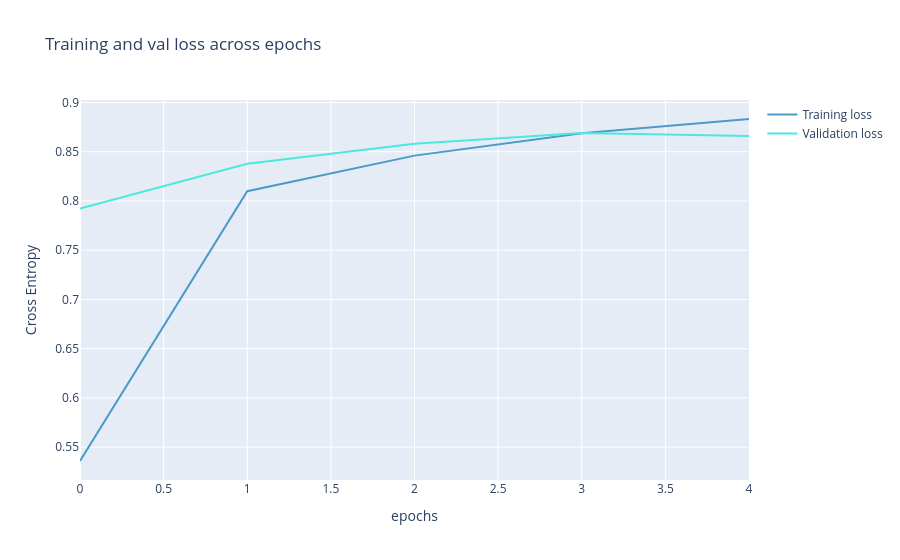

The notebook cell saved with this chart:
### Markdown cell above
6. Visualize your `accuracy` on your `train` and on your `test` thanks to the attribute `history` of your model

### Code cell
from plotly import graph_objects as go
color_chart = ["#4B9AC7", "#4BE8E0", "#9DD4F3", "#97FBF6", "#2A7FAF", "#23B1AB", "#0E3449", "#015955"]

fig = go.Figure(data=[
                      go.Scatter(
                          y=history["accuracy"],
                          name="Training loss",
                          mode="lines",
                          marker=dict(
                              color=color_chart[0]
                          )),
                      go.Scatter(
                          y=history["val_accuracy"],
                          name="Validation loss",
                          mode="lines",
                          marker=dict(
                              color=color_chart[1]
                          ))
])
fig.update_layout(
    title='Training and val loss across epochs',
    xaxis_title='epochs',
    yaxis_title='Cross Entropy'    
)
fig.show()

### Figure 1 — Plotly figure (JSON) as saved in the notebook; plotly's stock layout.template omitted (floating-point values rounded to 4 significant figures)
{"data": [{"marker": {"color": "#4B9AC7"}, "mode": "lines", "name": "Training loss", "type": "scatter", "y": [0.5359, 0.81, 0.8461, 0.8688, 0.8833]}, {"marker": {"color": "#4BE8E0"}, "mode": "lines", "name": "Validation loss", "type": "scatter", "y": [0.7923, 0.8378, 0.8582, 0.8692, 0.8659]}], "layout": {"title": {"text": "Training and val loss across epochs"}, "xaxis": {"title": {"text": "epochs"}}, "yaxis": {"title": {"text": "Cross Entropy"}}}}
